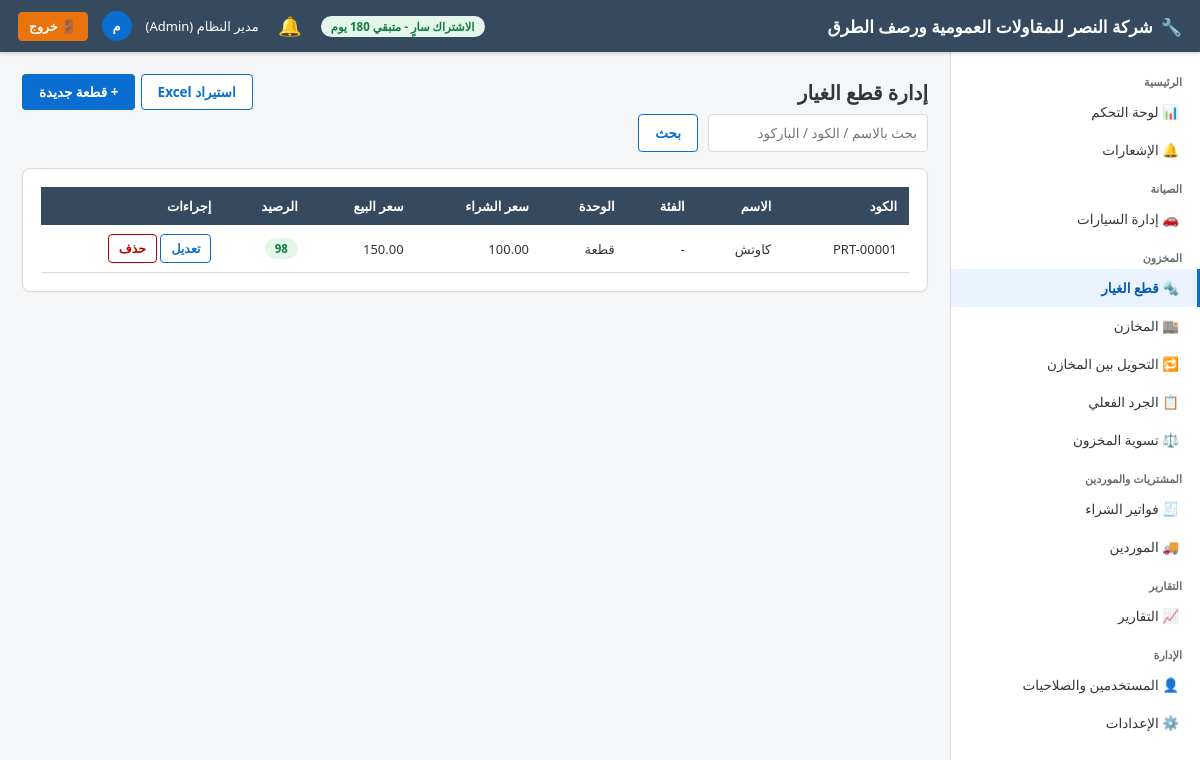
The app's page /parts/ (signed in) with its own data.
### app/models/settings.py (models this page shows)
class CompanySettings(db.Model):
    __tablename__ = "company_settings"
    id = db.Column(db.Integer, primary_key=True)
    company_name = db.Column(db.String(150), default="مركز الصيانة")
    logo_path = db.Column(db.String(255))
    phone = db.Column(db.String(30))
    address = db.Column(db.String(250))
    email = db.Column(db.String(120))
    commercial_register = db.Column(db.String(50))   # السجل التجاري
    tax_no = db.Column(db.String(50))                # الرقم الضريبي
    tax_percent_default = db.Column(db.Numeric(5, 2), default=15)
    invoice_prefix = db.Column(db.String(10), default="INV-")
    workorder_prefix = db.Column(db.String(10), default="WO-")
    next_invoice_no = db.Column(db.Integer, default=1)
    next_workorder_no = db.Column(db.Integer, default=1)

### app/models/user.py (models this page shows, shortened)
class User(db.Model, UserMixin):
    __tablename__ = "users"
    id = db.Column(db.Integer, primary_key=True)
    full_name = db.Column(db.String(150), nullable=False)
    username = db.Column(db.String(50), unique=True, nullable=False, index=True)
    password_hash = db.Column(db.String(255), nullable=False)
    phone = db.Column(db.String(30))
    email = db.Column(db.String(120))
    role_id = db.Column(db.Integer, db.ForeignKey("roles.id"), nullable=False)
    is_active_user = db.Column(db.Boolean, default=True)
    is_hidden = db.Column(db.Boolean, default=False)   # مستخدم خفي (لا يظهر في شاشة إدارة المستخدمين)
    created_at = db.Column(db.DateTime, default=datetime.utcnow)
    role = db.relationship("Role", back_populates="users")
    @property
    def is_active(self):
        return self.is_active_user
    @property
    def is_super_admin(self):
        return self.username == "administrator" and self.is_hidden

class Role(db.Model):
    __tablename__ = "roles"
    id = db.Column(db.Integer, primary_key=True)
    name = db.Column(db.String(50), unique=True, nullable=False)
    description = db.Column(db.String(200))
    users = db.relationship("User", back_populates="role")
    permissions = db.relationship("RolePermission", back_populates="role", cascade="all, delete-orphan")

### app/models/part.py (models this page shows, shortened)
class Part(db.Model):
    __tablename__ = "parts"
    id = db.Column(db.Integer, primary_key=True)
    code = db.Column(db.String(30), unique=True, nullable=False, index=True)  # كود تلقائي
    barcode = db.Column(db.String(60), unique=True)
    name = db.Column(db.String(150), nullable=False)
    category_id = db.Column(db.Integer, db.ForeignKey("part_categories.id"))
    unit = db.Column(db.String(30), default="قطعة")           # الوحدة
    min_quantity = db.Column(db.Integer, default=1)            # أقل كمية (حد إعادة الطلب)
    purchase_price = db.Column(db.Numeric(12, 2), default=0)
    sale_price = db.Column(db.Numeric(12, 2), default=0)
    supplier_id = db.Column(db.Integer, db.ForeignKey("suppliers.id"))
    image_path = db.Column(db.String(255))
    is_active = db.Column(db.Boolean, default=True)
    category = db.relationship("PartCategory", back_populates="parts")
    supplier = db.relationship("Supplier")
    balances = db.relationship("StockBalance", back_populates="part", cascade="all, delete-orphan")
    @property
    def total_balance(self):
        return sum((b.quantity for b in self.balances), 0)
    @property
    def is_low_stock(self):
        return self.total_balance <= self.min_quantity

### app/models/warehouse.py (models this page shows)
class StockBalance(db.Model):
    __tablename__ = "stock_balances"
    id = db.Column(db.Integer, primary_key=True)
    part_id = db.Column(db.Integer, db.ForeignKey("parts.id"), nullable=False)
    warehouse_id = db.Column(db.Integer, db.ForeignKey("warehouses.id"), nullable=False)
    quantity = db.Column(db.Integer, default=0, nullable=False)
    part = db.relationship("Part", back_populates="balances")
    warehouse = db.relationship("Warehouse", back_populates="balances")
    __table_args__ = (db.UniqueConstraint("part_id", "warehouse_id", name="uq_part_warehouse"),)

### app/blueprints/parts/routes.py (the view)
@parts_bp.route("/")
@login_required
def list_parts():
    q = request.args.get("q", "").strip()
    query = Part.query
    if q:
        like = f"%{q}%"
        query = query.filter(db.or_(Part.name.like(like), Part.code.like(like), Part.barcode.like(like)))
    parts = query.order_by(Part.name).all()
    categories = PartCategory.query.all()
    return render_template("parts/list.html", parts=parts, q=q, categories=categories)

### app/models/license.py (called while the page is built)
    @property
    def is_expired(self):
        return datetime.utcnow() > self.expires_at

    @property
    def days_remaining(self):
        return (self.expires_at - datetime.utcnow()).days

### app/services/notification_service.py (called while the page is built, shortened)
def generate_notifications(force=False):
    global _last_refresh_ts
    now_ts = time.time()
    if not force and (now_ts - _last_refresh_ts) < _REFRESH_INTERVAL:
        return

def get_unread_count():
    return Notification.query.filter_by(is_read=False).count()

### app/templates/parts/list.html (shortened to what this page needs)
{% extends "base.html" %}
{% block content %}
<div class="page-title">
    إدارة قطع الغيار
    <div class="no-print">
        <a href="{{ url_for('parts.import_excel') }}" class="btn btn-outline">استيراد Excel</a>
        <a href="{{ url_for('parts.create_part') }}" class="btn btn-primary">+ قطعة جديدة</a>
    </div>
</div>
<form class="search-bar" method="GET">
    <input type="text" name="q" placeholder="بحث بالاسم / الكود / الباركود" value="{{ q }}">
    <button class="btn btn-outline" type="submit">بحث</button>
</form>
<div class="fiori-card">
    <div class="fiori-table-wrap">
        <table class="fiori-table">
            <thead>
                <tr><th>الكود</th><th>الاسم</th><th>الفئة</th><th>الوحدة</th><th>سعر الشراء</th><th>سعر البيع</th><th>الرصيد</th><th class="no-print">إجراءات</th></tr>
            </thead>
            <tbody>
            {% for p in parts %}
                <tr>
                    <td>{{ p.code }}</td>
                    <td>{{ p.name }}</td>
                    <td>{{ p.category.name if p.category else '-' }}</td>
                    <td>{{ p.unit }}</td>
                    <td>{{ "%.2f"|format(p.purchase_price) }}</td>
                    <td>{{ "%.2f"|format(p.sale_price) }}</td>
                    <td>
                        {% if p.is_low_stock %}<span class="badge badge-red">{{ p.total_balance }}</span>
                        {% else %}<span class="badge badge-green">{{ p.total_balance }}</span>{% endif %}
                    </td>
                    <td class="no-print">
                        <a href="{{ url_for('parts.edit_part', part_id=p.id) }}" class="btn btn-outline btn-sm">تعديل</a>
                        <form method="POST" action="{{ url_for('parts.delete_part', part_id=p.id) }}" style="display:inline" onsubmit="return confirm('هل أنت متأكد من حذف هذه القطعة؟');">
                            <button class="btn btn-danger btn-sm">حذف</button>
                        </form>
                    </td>
                </tr>
            {% else %}
                <tr><td colspan="8" class="empty-state">لا توجد قطع غيار</td></tr>
            {% endfor %}
            </tbody>
        </table>
    </div>
</div>
{% endblock %}

### app/templates/base.html (shortened to what this page needs)
<!DOCTYPE html>
<html lang="ar" dir="rtl">
<head>
    <link rel="stylesheet" href="{{ url_for('static', filename='css/fiori.css') }}">
</head>
<body>
    <header class="fiori-header">
        <div style="display:flex;align-items:center;">
            <div class="brand">
                {% if company and company.logo_path %}
                <img src="{{ url_for('static', filename=company.logo_path) }}" alt="شعار" style="height:30px;width:30px;object-fit:contain;border-radius:4px;background:#fff;padding:2px;">
                {% else %}
                🔧
                {% endif %}
                <span>{{ company.company_name if company and company.company_name else 'نظام إدارة مركز الصيانة' }}</span>
            </div>
        </div>
        <div class="user-box">
            {% if license_days_remaining is defined and license_days_remaining is not none %}
                {% if license_days_remaining <= 5 %}
                <span class="badge badge-red">الاشتراك ينتهي خلال {{ license_days_remaining }} يوم</span>
                {% elif license_days_remaining <= 15 %}
                <span class="badge badge-orange">الاشتراك ينتهي خلال {{ license_days_remaining }} يوم</span>
                {% else %}
                <span class="badge badge-green">الاشتراك سارٍ - متبقي {{ license_days_remaining }} يوم</span>
                {% endif %}
            {% endif %}
            <div class="notif-bell-wrap">
                <button type="button" class="notif-bell-btn" id="notifBellBtn" aria-label="الإشعارات">
                    🔔
                </button>
            </div>
            <span>{{ current_user.full_name }} ({{ current_user.role.name if current_user.role else '' }})</span>
            <div class="user-avatar">{{ current_user.full_name[0] if current_user.full_name else 'U' }}</div>
            <a href="{{ url_for('auth.logout') }}" class="btn btn-logout btn-sm">🚪 خروج</a>
        </div>
    </header>
    <nav class="fiori-sidebar">
        <div class="nav-group-title">الرئيسية</div>
        <a class="nav-link {{ 'active' if request.blueprint=='dashboard' }}" href="{{ url_for('dashboard.index') }}">📊 لوحة التحكم</a>
        <a class="nav-link {{ 'active' if request.blueprint=='notifications' }}" href="{{ url_for('notifications.list_notifications') }}">
            🔔 الإشعارات
        </a>
        <div class="nav-group-title">الصيانة</div>
        <a class="nav-link {{ 'active' if request.blueprint=='vehicles' }}" href="{{ url_for('vehicles.list_vehicles') }}">🚗 إدارة السيارات</a>
        <div class="nav-group-title">المخزون</div>
        <a class="nav-link {{ 'active' if request.blueprint=='parts' }}" href="{{ url_for('parts.list_parts') }}">🔩 قطع الغيار</a>
        <a class="nav-link {{ 'active' if request.blueprint=='warehouses' }}" href="{{ url_for('warehouses.list_warehouses') }}">🏬 المخازن</a>
        <a class="nav-link {{ 'active' if request.blueprint=='transfers' }}" href="{{ url_for('transfers.list_transfers') }}">🔁 التحويل بين المخازن</a>
        <a class="nav-link {{ 'active' if request.blueprint=='stocktake' }}" href="{{ url_for('stocktake.list_stocktakes') }}">📋 الجرد الفعلي</a>
        <a class="nav-link {{ 'active' if request.blueprint=='adjustments' }}" href="{{ url_for('adjustments.list_adjustments') }}">⚖️ تسوية المخزون</a>
        <div class="nav-group-title">المشتريات والموردين</div>
        <a class="nav-link {{ 'active' if request.blueprint=='purchases' }}" href="{{ url_for('purchases.list_purchases') }}">🧾 فواتير الشراء</a>
        <a class="nav-link {{ 'active' if request.blueprint=='suppliers' }}" href="{{ url_for('suppliers.list_suppliers') }}">🚚 الموردين</a>
        <div class="nav-group-title">التقارير</div>
        <a class="nav-link {{ 'active' if request.blueprint=='reports' }}" href="{{ url_for('reports.index') }}">📈 التقارير</a>
        <div class="nav-group-title">الإدارة</div>
        <a class="nav-link {{ 'active' if request.blueprint=='users' }}" href="{{ url_for('users.list_users') }}">👤 المستخدمين والصلاحيات</a>
        <a class="nav-link {{ 'active' if request.blueprint=='settings' }}" href="{{ url_for('settings.company_settings') }}">⚙️ الإعدادات</a>
    </nav>
    <main class="fiori-content">
        {% block content %}{% endblock %}
    </main>
</body>
</html>

### app/static/css/fiori.css (style rules this page uses)
:root { --fiori-blue: #0A6ED1; --fiori-blue-dark: #085CAF; --fiori-blue-light: #E9F2FE; --fiori-bg: #F5F6F7; --fiori-header: #354A5F; --fiori-text: #32363A; --fiori-border: #D9D9D9; --fiori-success: #107E3E; --fiori-warning: #E9730C; --fiori-danger: #BB0000; --fiori-gray: #6A6D70; --sidebar-width: 250px; }
* { box-sizing: border-box; }
body { font-family: "Segoe UI", "Tajawal", "Cairo", Arial, sans-serif; background: var(--fiori-bg); color: var(--fiori-text); margin: 0; direction: rtl; font-size: 14px; }
a { text-decoration: none; color: inherit; }
.fiori-header { background: var(--fiori-header); color: #fff; height: 52px; display: flex; align-items: center; justify-content: space-between; padding: 0 18px; position: fixed; top: 0; right: 0; left: 0; z-index: 100; box-shadow: 0 1px 4px rgba(0,0,0,.2); }
.fiori-header .brand { font-size: 17px; font-weight: 600; display: flex; align-items: center; gap: 8px; }
.fiori-header .user-box { display: flex; align-items: center; gap: 14px; font-size: 13px; }
.fiori-header .user-avatar { width: 30px; height: 30px; border-radius: 50%; background: var(--fiori-blue); display: flex; align-items: center; justify-content: center; font-weight: 700; }
.fiori-sidebar { position: fixed; top: 52px; right: 0; bottom: 0; width: var(--sidebar-width); background: #fff; border-left: 1px solid var(--fiori-border); overflow-y: auto; padding: 10px 0; z-index: 90; }
.fiori-sidebar .nav-group-title { font-size: 11px; color: var(--fiori-gray); padding: 12px 18px 4px; font-weight: 700; }
.fiori-sidebar a.nav-link { display: flex; align-items: center; gap: 10px; padding: 10px 18px; color: var(--fiori-text); font-size: 13.5px; border-right: 3px solid transparent; }
.fiori-sidebar a.nav-link.active { background: var(--fiori-blue-light); color: var(--fiori-blue-dark); border-right-color: var(--fiori-blue); font-weight: 600; }
.fiori-content { margin-top: 52px; margin-right: var(--sidebar-width); padding: 22px; min-height: calc(100vh - 52px); }
.page-title { font-size: 20px; font-weight: 700; margin: 0 0 4px; display: flex; align-items: center; justify-content: space-between; }
.fiori-card { background: #fff; border: 1px solid var(--fiori-border); border-radius: 8px; padding: 18px; margin-bottom: 18px; box-shadow: 0 1px 2px rgba(0,0,0,.04); }
.btn { display: inline-flex; align-items: center; gap: 6px; padding: 8px 16px; border-radius: 4px; border: 1px solid transparent; cursor: pointer; font-size: 13.5px; font-weight: 600; font-family: inherit; }
.btn-primary { background: var(--fiori-blue); color: #fff; }
.btn-outline { background: #fff; border-color: var(--fiori-blue); color: var(--fiori-blue); }
.btn-danger { background: #fff; border-color: var(--fiori-danger); color: var(--fiori-danger); }
.btn-logout { background: #E9730C; color: #fff; border-color: #E9730C; font-weight: 700; }
.btn-sm { padding: 5px 10px; font-size: 12.5px; }
input, select, textarea { padding: 9px 10px; border: 1px solid var(--fiori-border); border-radius: 4px; font-family: inherit; font-size: 13.5px; background: #fff; color: var(--fiori-text); }
.fiori-table-wrap { overflow-x: auto; }
table.fiori-table { width: 100%; border-collapse: collapse; font-size: 13px; }
table.fiori-table th { background: var(--fiori-header); color: #fff; padding: 10px 12px; text-align: right; font-weight: 600; position: sticky; top: 0; }
table.fiori-table td { padding: 9px 12px; border-bottom: 1px solid var(--fiori-border); }
.badge { padding: 3px 10px; border-radius: 12px; font-size: 11.5px; font-weight: 700; display: inline-block; }
.badge-green { background: #E4F5EA; color: var(--fiori-success); }
.search-bar { display: flex; gap: 10px; margin-bottom: 16px; flex-wrap: wrap; }
.search-bar input[type=text], .search-bar select { min-width: 220px; }
.notif-bell-wrap { position: relative; }
.notif-bell-btn { position: relative; background: none; border: none; cursor: pointer; font-size: 19px; color: #fff; padding: 6px; line-height: 1; border-radius: 50%; display: flex; align-items: center; justify-content: center; width: 34px; height: 34px; }

### records on screen
CompanySettings: company_name "شركة النصر للمقاولات العمومية ورصف الطرق"
User: full_name "مدير النظام", full_name "م"
Role: role "Admin"
Part: code "PRT-00001", name "كاوتش", category "-", unit "قطعة", purchase_price "100.00", sale_price "150.00", total_balance "98"
